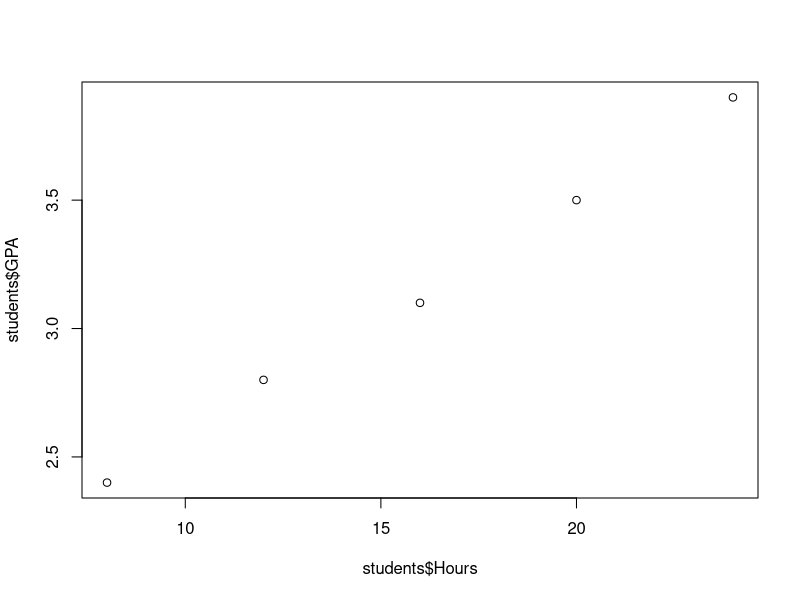

The R source for this figure:
## ---- chunk 1
students <- data.frame(
  Hours = c(8,12,16,20,24),
  GPA = c(2.4,2.8,3.1,3.5,3.9)
)
plot(students$Hours, students$GPA)
